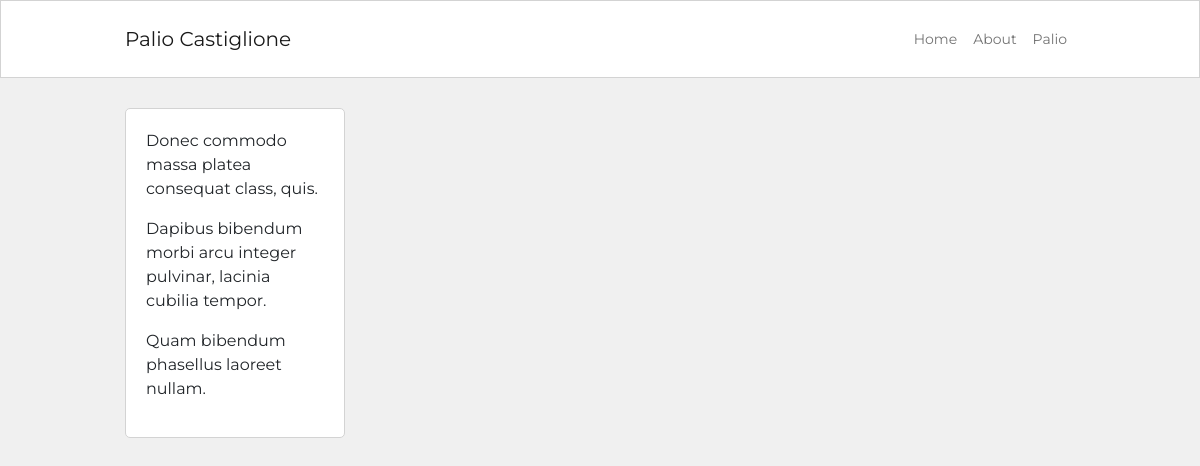
Before: / with the older database file.
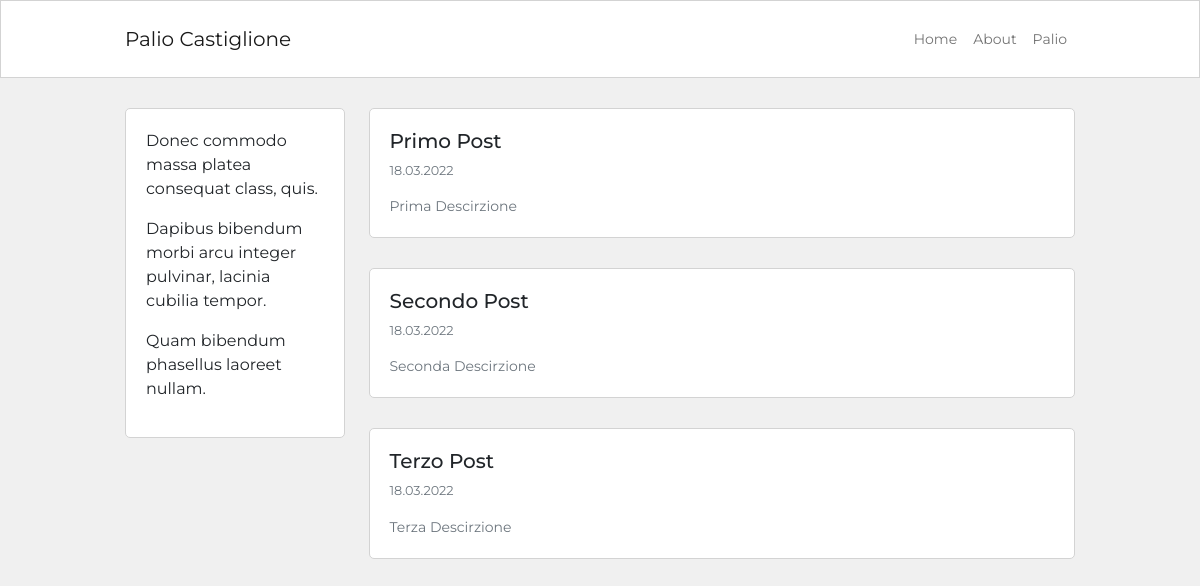
After: the same page with the newer database file.
### blog/models.py (models this page shows, shortened)
class Post ( db.Model):
    id = db.Column ( db.Integer, primary_key = True)
    user_id = db.Column ( db.Integer, db.ForeignKey('user.id'), nullable = False)
    created_at = db.Column ( db.DateTime, default = datetime.now)
    title = db.Column ( db.String(120), nullable = False)
    description = db.Column ( db.String(240))
    body = db.Column ( db.Text(), nullable = False )

### blog/routes.py (the view)
@app.route ("/")
def homepage ():
    posts = Post.query.order_by(Post.created_at.desc()).all()
    return render_template ('homepage.html', posts = posts)

### blog/templates/homepage.html (shortened to what this page needs)
{% extends 'base.html' %}
{% block content %}
<div class="container content-container">
    <div class="row no-gutters">
        <div class="col-md-9 order-md-2">
            {% for post in posts %}
            <div class="single-post-home">
                <h5>{{post.title}}</h5>
                <p class="p-small-two text-muted">{{post.created_at.strftime('%d.%m.%Y') }}</p>
                {% if post.description %}
                <p class="p-small-one text-muted mb-0">{{post.description}}</p>
                {% endif %}
            </div>
            {% endfor %}
        </div>
        <div class="col-md-3 order-md-1">
            {% include 'about_snippet.html' %}
        </div>
    </div>
</div>
{% endblock %}

### blog/templates/base.html (shortened to what this page needs)
<!DOCTYPE html>
<html lang="en">
<head>
    <link href="https://cdn.jsdelivr.net/npm/bootstrap@5.1.3/dist/css/bootstrap.min.css" rel="stylesheet"
>
    <link href="{{ url_for ('static', filename='blog.css') }}" rel="stylesheet">
</head>
<nav class="navbar navbar-expand-lg navbar-light nvbar-bg-white ">
    <div class="container navbar-container">
        <a class="navbar-brand" href="{{ url_for ('homepage') }}">Palio Castiglione</a>
        <div class="collapse navbar-collapse" id="navbarSupportedContent">
            <div class="navbar-nav ms-auto">
                <a class="nav-link nav-item" href="{{ url_for ('homepage') }}">Home</a>
                <a class="nav-link nav-item" href="{{ url_for ('about') }}">About</a>
                <a class="nav-link nav-item" href="{{ url_for ('palio') }}">Palio</a>
            </div>
        </div>
    </div>
</nav>
<body>
    {% block content %}
    {% endblock %}
</body>
</html>

### blog/templates/about_snippet.html
<div class="about-snippet-block">
    {{lipsum(n=3, min=5, max=10)}}
</div>

### blog/static/blog.css (style rules this page uses)
body { font-family: Montserrat; background-color: #f0f0f0; }
.content-container { max-width: 950px; margin-top: 30px; margin-bottom: 30px; padding: 0px; }
.nvbar-bg-white { background-color: #fff; border: 1px solid #d3d3d3; }
.navbar-container { max-width: 950px; font-size: 0.875rem; padding: 10px 0px 10px 0px; }
.about-snippet-block { background-color: #fff; border: 1px solid #d3d3d3; border-radius: 5px; padding: 20px; }
.single-post-home { background-color: #fff; border: 1px solid #d3d3d3; border-radius: 5px; padding: 20px; margin-bottom: 30px; }
.p-small-one { font-size: 0.875rem; }
.p-small-two { font-size: 0.800rem; }

Changed rows visible on the page:
added Post: title "Primo Post", created_at "18.03.2022", description "Prima Descirzione"
added Post: title "Secondo Post", created_at "18.03.2022", description "Seconda Descirzione"
added Post: title "Terzo Post", created_at "18.03.2022", description "Terza Descirzione"
